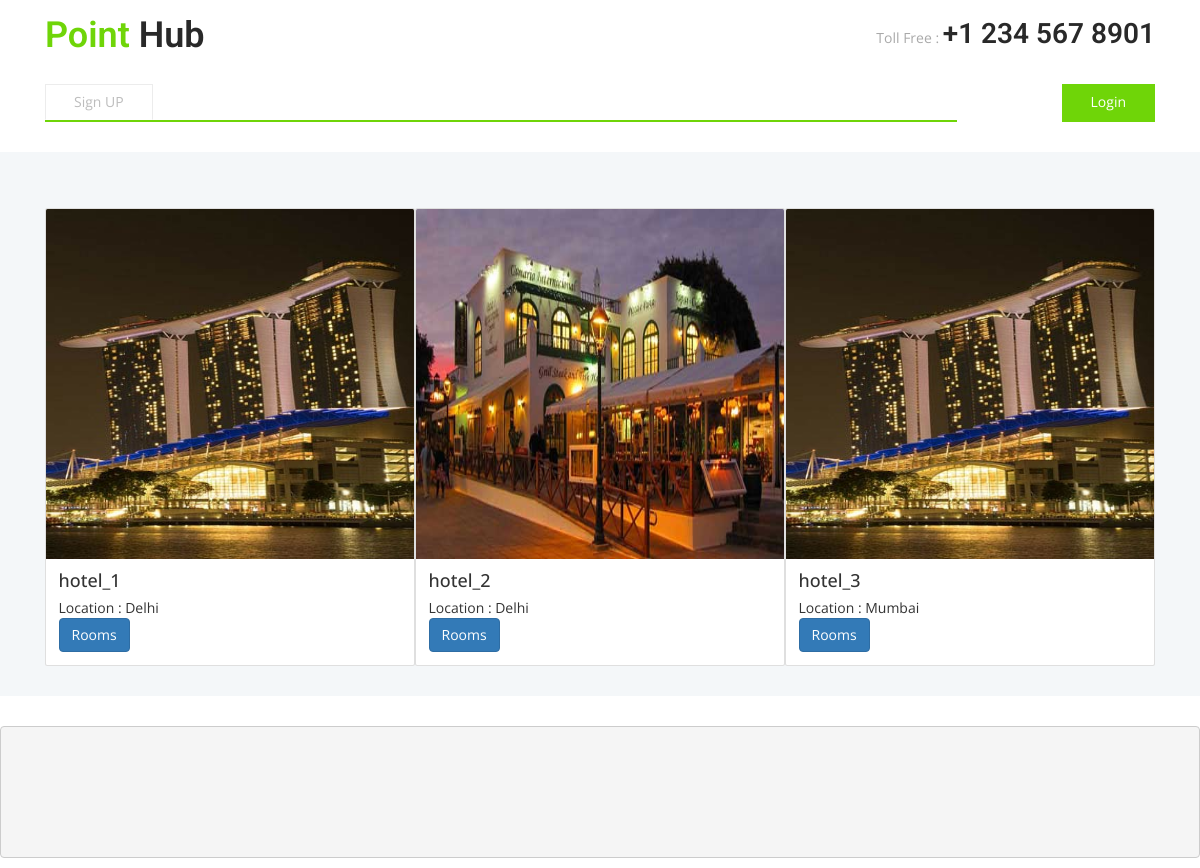
The app's page /allhotels/ with its own data.
### website/models.py (models this page shows, shortened)
class Hotels(models.Model):
   name = models.CharField(max_length = 255)
   location = models.CharField(max_length = 255)
   logo = models.ImageField(upload_to = "logo-pics/",blank = True)

### website/views.py (the view)
# urls.py: url('allhotels/',views.allhotels, name="allhotels"),
def allhotels(request):
    hotels = Hotels.objects.all()
    return render(request,'catalog/allhotels.html',{"hotels" : hotels})

### website/templates/catalog/allhotels.html
{% extends 'catalog/base.html'%}
{% block content%}
<div class="container">
    <div class = "row" style="float : left">
        {% for hotel in hotels%}
            <div class="card" style="width:370px">
                <img class="card-img-top" src="{{ hotel.logo.url}}" alt="Card image" height =350px width = 320px>
            <div class="card-body">
                <h4 class="card-title">{{hotel.name}}</h4>
                <p class="card-text">Location : {{ hotel.location }}</p>
                <a href="{% url 'allrooms' hotel.id %}" class="btn btn-primary"> Rooms</a>
            </div>
            </div>
        {% endfor %}
    </div>
</div>
{% endblock %}

### website/static/catalog/css/style.css (style rules this page uses)
body a { transition: 0.5s all ease; -webkit-transition: 0.5s all ease; -moz-transition: 0.5s all ease; -o-transition: 0.5s all ease; -ms-transition: 0.5s all ease; text-decoration:none; }
.container { margin-bottom: 30px; }
h1,h2,h3,h4,h5,h6 { margin:0; }
p { margin:0; }

### records on screen
Hotels: logo (picture), name "hotel_1", location "Delhi"
Hotels: logo (picture), name "hotel_2", location "Delhi"
Hotels: logo (picture), name "hotel_3", location "Mumbai"
